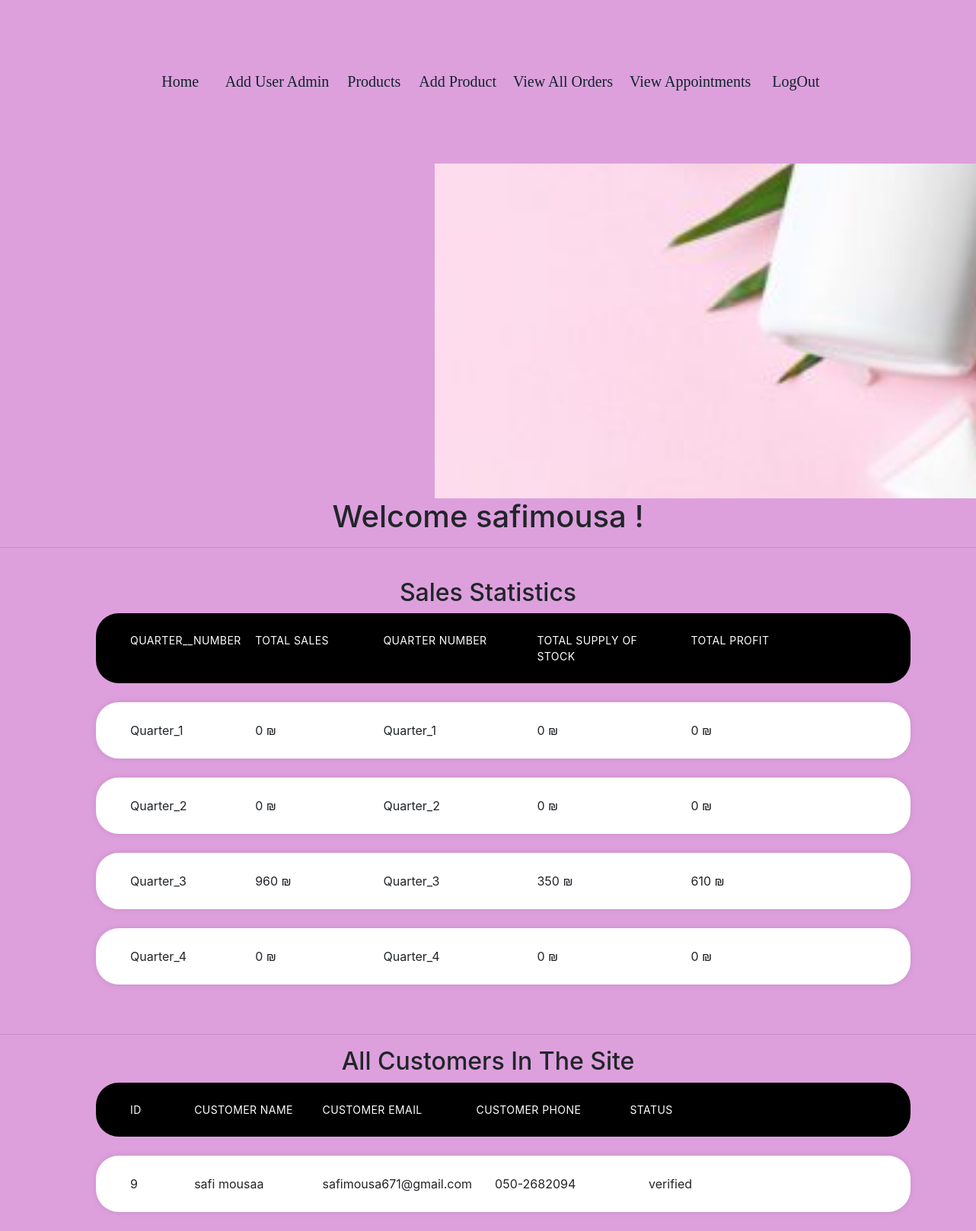
Screenshot of /Admin/adminHome.php (signed in) with the database file from the repository.
### tables this page shows
CREATE TABLE `orders` (
  `id` int(11) NOT NULL,
  `pro_id` int(11) NOT NULL,
  `order_id` int(11) NOT NULL,
  `name` varchar(250) NOT NULL,
  `image` varchar(250) NOT NULL,
  `price` int(11) NOT NULL,
  `qty` int(11) NOT NULL,
  `date` varchar(30) NOT NULL,
  `user_email` varchar(100) NOT NULL,
  `status` varchar(100) NOT NULL,
  `count` int(11) NOT NULL
);

CREATE TABLE `customers` (
  `id` int(11) NOT NULL,
  `fullname` varchar(100) NOT NULL,
  `email` varchar(100) NOT NULL,
  `phone` varchar(15) NOT NULL,
  `password` varchar(100) NOT NULL,
  `code` int(10) NOT NULL,
  `status` varchar(100) NOT NULL
);

### Admin/sales.php (called while the page is built)
<?php
require "Db.php";
$sales = [];
$salesSql = "SELECT price,qty,date FROM orders";
$salesQuery = mysqli_query($con,$salesSql);
$index = 0;
while($row=mysqli_fetch_assoc($salesQuery)) {
  $sales[$index] = $row;
  $index++;
}
$quarters = [
    "Quarter_1" => 0,
    "Quarter_2" => 0,
    "Quarter_3" => 0,
    "Quarter_4" => 0,
];
foreach ($sales as $sale) {
    $date = new DateTime($sale["date"]);
    $month = $date->format('m');
    $quarter = "";
    if ($month >= 1 && $month <= 3) {
        $quarter = "Quarter_1";
    } elseif ($month >= 4 && $month <= 6) {
        $quarter = "Quarter_2";
    } elseif ($month >= 7 && $month <= 9) {
        $quarter = "Quarter_3";
    } elseif ($month >= 10 && $month <= 12) {
        $quarter = "Quarter_4";
    }
    $quarters[$quarter] += $sale["qty"] * $sale["price"];
}
$supply = [];
$supplysSql= "SELECT price,qty,date FROM supply";
$supplyQuery = mysqli_query($con,$supplysSql);
$index = 0;
while($row=mysqli_fetch_assoc($supplyQuery)) {
  $supply[$index] = $row;
  $index++;
}
$quarters2 = [
    "Quarter_1" => 0,
    "Quarter_2" => 0,
    "Quarter_3" => 0,
    "Quarter_4" => 0,
];
foreach ($supply as $sale) {
    $date = new DateTime($sale["date"]);
    $month = $date->format('m');
    $quarter2 = "";
    if ($month >= 1 && $month <= 3) {
        $quarter2 = "Quarter_1";
    } elseif ($month >= 4 && $month <= 6) {
        $quarter2 = "Quarter_2";
    } elseif ($month >= 7 && $month <= 9) {
        $quarter2 = "Quarter_3";
    } elseif ($month >= 10 && $month <= 12) {
        $quarter2 = "Quarter_4";
    }
    $quarters2[$quarter2] += $sale["qty"] * $sale["price"];
}
?>

### Admin/adminHome.php (the view, shortened to what this page needs)
<?php
require "sales.php";
?>
<!DOCTYPE html>
<html lang="en">
<head>
    <link href="//maxcdn.bootstrapcdn.com/bootstrap/4.1.1/css/bootstrap.min.css" rel="stylesheet" id="bootstrap-css">
<link rel="stylesheet" href="css/home.css">
</head>
<body>
    <?php include("adminNav.php"); ?>
    <header>
    </header>
    <?php
$sql="SELECT * FROM admin WHERE id=$_SESSION[id]";
$query=mysqli_query($con,$sql);
$fetch_admin = mysqli_fetch_assoc($query);
?>
<center>
<h1> Welcome <?php echo $fetch_admin['username']; ?> !</h1>
</center>
<hr>
<div class="container">
  <h2>Sales Statistics</h2>
  <ul class="responsive-table">
    <li class="table-header">
      <div class="col col-1">Quarter__Number</div>
      <div class="col col-2" style="margin-left:80px;">Total Sales</div>
      <div class="col col-3">Quarter Number</div>
      <div class="col col-4">Total Supply of stock</div>
      <div class="col col-5">Total profit</div>
    </li>
   <?php
  foreach ($quarters as $quarter => $total_sales) {
   ?>
    <li class="table-row">
      <div class="col col-1" data-label="Job Id"><?php echo $quarter; ?> </div>
      <div class="col col-2" style="margin-left:80px;" data-label="Customer Name"><?php echo $total_sales; ?> ₪</div>
      <?php
      if (isset($quarters2[$quarter])) {
        $total_supply = $quarters2[$quarter];
        ?>
        <div class="col col-3" data-label="Quarter Number"><?php echo $quarter; ?></div>
        <div class="col col-4" data-label="Total Supply of stock"><?php echo $total_supply ; ?> ₪</div>
        <div class="col col-5" data-label="Total profit"><?php echo ($total_sales - $total_supply); ?> ₪</div>
      <?php  }  else {
        echo '<div class="col col-3" data-label="Quarter Number">N/A</div>';
        echo '<div class="col col-4" data-label="Total Supply of stock">N/A</div>';
        echo '<div class="col col-5" data-label="Total profit">N/A</div>';
      }
        ?>
    <?php
}
    ?>
    </li>
  </ul>
</div>
<br><hr>
<div class="container">
  <h2>All Customers In The Site</h2>
  <ul class="responsive-table">
    <li class="table-header">
      <div class="col col-1"> ID</div>
      <div class="col col-2">Customer Name</div>
      <div class="col col-3">Customer Email</div>
      <div class="col col-4">Customer Phone</div>
      <div class="col col-5">Status</div>
    </li>
    <?php
    $sql2="SELECT * FROM customers";
    $query2=mysqli_query($con,$sql2);
    while($row=mysqli_fetch_array($query2))
    {
    ?>
    <li class="table-row">
      <div class="col col-1" data-label="Job Id"><?php echo $row['id']; ?> </div>
      <div class="col col-2" data-label="Customer Name"><?php echo $row['fullname']; ?></div>
      <div class="col col-3" data-label="Amount"><?php echo $row['email']; ?></div>
      <div class="col col-4" data-label="Payment Status"><?php echo $row['phone']; ?></div>
      <div class="col col-5" data-label="Payment Status"><?php echo $row['status']; ?></div>
    </li>
    <?php
    }
    ?>
  </ul>
</div>
</body>
</html>

### Admin/css/home.css (style rules this page uses)
header { width: 100%; height: 55vh; background: url(../img/1.jpg) no-repeat -50% -10%; background-size: cover; background-attachment: fixed; }
.container { max-width: 1300px; margin-left: auto; margin-right: auto; padding-left: 10px; padding-right: 10px; }
h2 { font-size: 26px; margin: 20px 0; text-align: center; }
.responsive-table li { border-radius: 30px; padding: 25px 30px; display: flex; justify-content: space-between; margin-bottom: 25px; }
.responsive-table .table-header { background-color: #000; font-size: 14px; text-transform: uppercase; letter-spacing: 0.03em; color: white; }
.responsive-table .table-row { background-color: #ffffff; box-shadow: 0px 0px 9px 0px rgba(0, 0, 0, 0.1); }
.responsive-table .col-1 { flex-basis: 20%; }
.responsive-table .col-2 { flex-basis: 20%; }
.responsive-table .col-3 { flex-basis: 20%; }
.responsive-table .col-4 { flex-basis: 20%; }

### Admin/css/adminNav.css (style rules this page uses)
body { background-color: plum; }

### rows the page displays
orders: date "Quarter_3", total_sales "960", date "350", $total_sales-$total_supply "610"
customers: id "9", fullname "safi mousaa", email "safimousa671@gmail.com", phone "050-2682094", status "verified"

### other values shown
$fetch_admin['username'] "safimousa"
$quarter "Quarter_1"
$total_sales "0"
$total_supply "0"
$total_sales - $total_supply "0"
$quarter "Quarter_2"
$quarter "Quarter_4"
